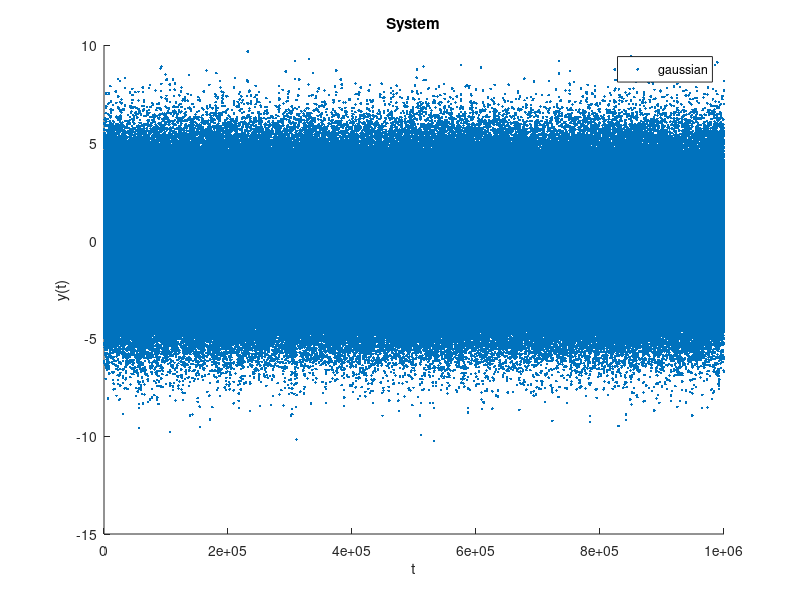

The MATLAB script that drew this image:
% generujeme dat 

clear; clc; close all;

a = 0.6;
b = 1; 
c = 0.5;


% počet dat je 501. protože t jde od nuly až do 500
ND = 10^6 + 1; 
t = linspace(0,ND-1,ND);

% definování systému 
y = zeros(ND,1);
y(1,1) = 0;

%chyba 
lambda = 1;
e  =  randn(ND,1)*lambda; % bílý šum

% jako šum je zvolen gauus protož je trvale budící 
u = zeros(ND, 1);
sigma = 1;
u(:,1) = randn(ND, 1)*sigma; % normální

    %generování 
for i = 2:ND
     y(i,1) = a*y(i-1,1) + b*u(i-1,1) + e(i, 1) + c*e(i-1,1);
end

p1 = figure;
scatter(t, y,'.');
title('System');
legend('gaussian');
xlabel("t")
ylabel("y(t)")
%exportgraphics(p1,'system1.pdf')

% data = cat(2,y,u);
% save("data.mat", "data")